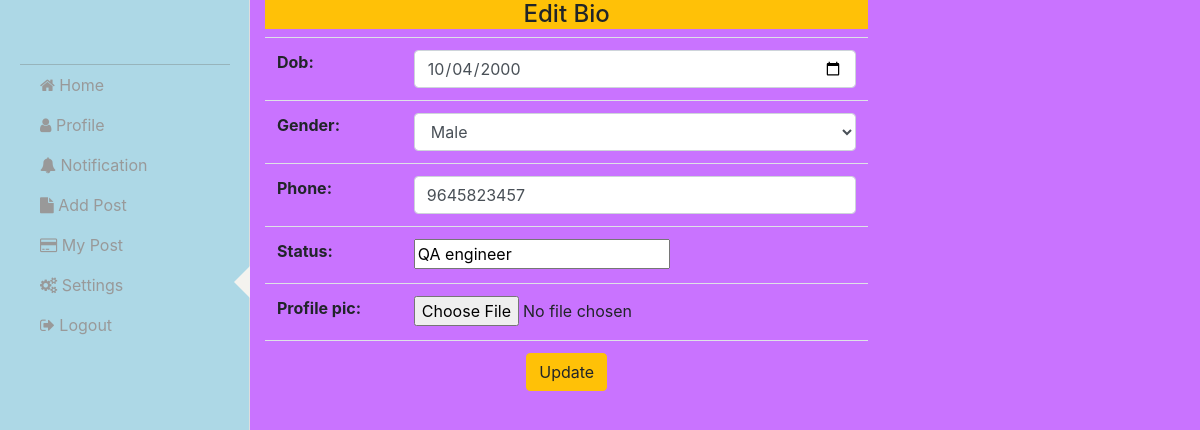
The app's page /user/editbio/2 with its own data.
### user/models.py (models this page shows)
class Bio(models.Model):
    dob=models.DateField()
    options=(
        ("Male","Male"),
        ("Female","Female"),
        ("Others","Others"),
    )
    gender=models.CharField(max_length=100,choices=options,default="Male")
    phone=models.IntegerField()
    status=models.CharField(max_length=200)
    profile_pic=models.ImageField(upload_to="user_profile_pictures",null=True)
    user=models.OneToOneField(User,on_delete=models.CASCADE,related_name="bio_user")

### user/views.py (the view)
# urls.py: path("editbio/<int:pk>",EditView.as_view(),name="editbio"),
class EditView(UpdateView):
    form_class=BioForm
    model=Bio
    template_name="editbio.html"
    success_url=reverse_lazy("prof")
    pk_url_kwargs="pk"

### user/forms.py
class BioForm(forms.ModelForm):
    class Meta:
        model=Bio
        exclude={"user"}
        widgets={
            "dob":forms.DateInput(attrs={"class":"form-control","type":"date"}),
            "gender":forms.Select(attrs={"class":"form-control"}),
            "phone":forms.NumberInput(attrs={"class":"form-control"}),
        }

### user/templates/editbio.html (shortened to what this page needs)
{% extends 'nav.html' %}
{% block side %}
<h4 class=" bg-warning text-center">Edit Bio</h4>
        <form action=""  method="post" enctype="multipart/form-data">
            <table class="table">
                {{form.as_table}}
                <tr>
                    <td colspan="2" class="text-center">
                        <button class="btn btn-warning">Update</button>
                    </td>
                </tr>
            </table>
        </form>
  {% endblock %}

### user/static/style2.css (style rules this page uses)
body { background: rgb(2,0,36); background: linear-gradient(#c973FF,#c973FF); }

### records on screen
Bio: dob "10/04/2000", gender "Male", phone "9645823457", status "QA engineer"
